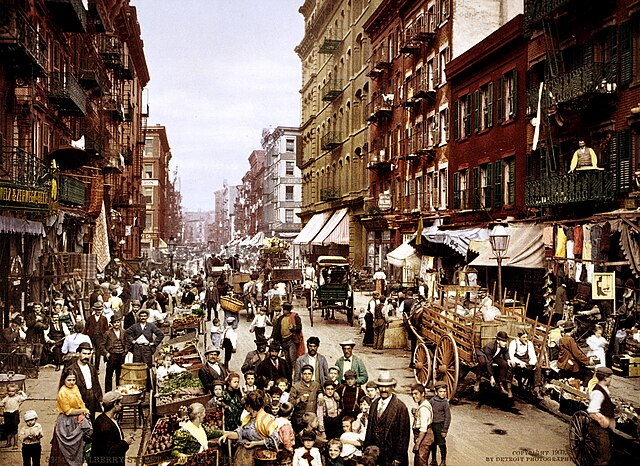
#> input picture moia/vision/data/image.jpg, 640 x 466 px
$ jupyter execute --allow-errors identificacion_de_objetos.ipynb   (shell and % lines are left out)
#> lines starting #> are read from the running program, lines starting #| are printed output that depends on the picture
<table align="left">
  <td>
    <a href="https://colab.research.google.com/drive/1d8lmQCL40i0rGj_qMFjj5dUXdQYR_ixe" target="_parent"></a>
  </td>
</table>

---

# **Licencia**

**Autor**: Juan Francisco Puentes Calvo

**Licencia**: GPL v3 (https://www.gnu.org/licenses/gpl-3.0.html)

# **Reconocimientos**

* Ninguno, por ahora.

---

## Identificación de objetos (GPU)

[cell 1]
import sys
try:
    import google.colab
    IN_COLAB = True
except:
    IN_COLAB = False

#> (the rest of this cell did not finish here and is left out)

[cell 2]
# prompt: dada una imagen referenciada mediabte una url, descargala, muestrala y, empleando yolo v8, muestra las identificaciones que ha hecho (localización, id y core) para finalmente mostrar la imagen con las identificaciones rotuladas.

import PIL
from IPython.display import Image, display
from ultralytics import YOLO
'''
# URL de la imagen
image_url = "https://upload.wikimedia.org/wikipedia/commons/thumb/8/8e/NYC_Mulberry_Street_3g04637u.jpg/640px-NYC_Mulberry_Street_3g04637u.jpg"
#image_url = "https://raw.github.com/FranPuentes/iTI2025/main/data/traffic.jpg"

# Descargar la imagen
'''
# Mostrar la imagen descargada
# image = Image(filename='data/image.jpg')
# display(image)

# Cargar el modelo YOLOv8
#> (the rest of this cell did not finish here and is left out)

[cell 3]
# prompt: En la imagen anterior (en el fichero image.jpg), hacer un zoom en la mitad inferior y volver a hacer la predicción,
# mostrando los resultados y la imagen con las identificaciones.

# Recortar la imagen (mitad inferior)
image = PIL.Image.open('data/image.jpg')
#> image is the input picture: PIL image 640x466 RGB; mean R, G, B 113.6, 92.2, 78.9
width, height = image.size
#> width = 640; height = 466
cropped_image = image.crop((0, height // 2, width, height))
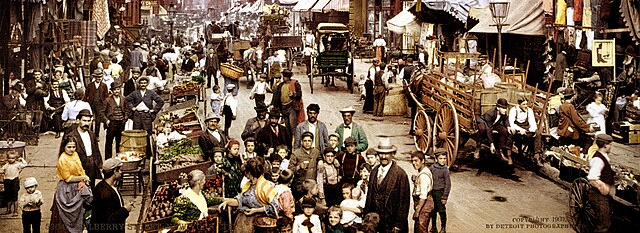
#> cropped_image: PIL image 640x233 RGB; mean R, G, B 113.6, 92.3, 74.2
# cropped_image.save('data/cropped_image.jpg')

# Mostrar la imagen recortada
# display(cropped_image)

# Realizar la detección de objetos en la imagen recortada
#> (the rest of this cell did not finish here and is left out)


$ run again, with moia/vision/data/traffic.jpg copied over moia/vision/data/image.jpg
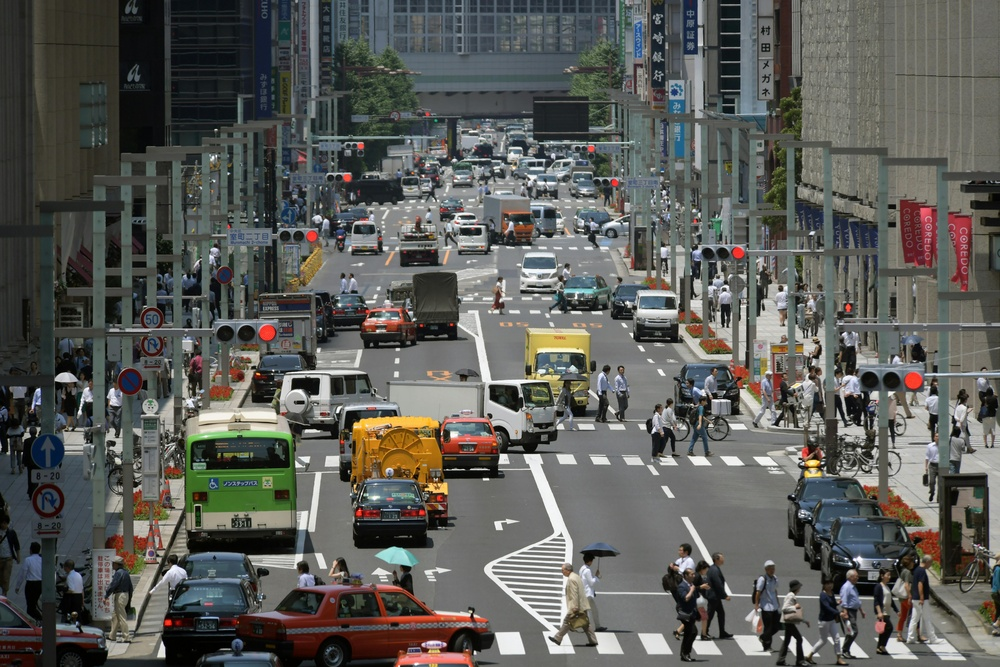
#> input picture moia/vision/data/traffic.jpg, 1000 x 667 px, shrunk from 5568 x 3712 before the run
#> image is the input picture: PIL image 1000x667 RGB; mean R, G, B 91.3, 92, 87.8
#> `cropped_image = image.crop((0, height // 2, width, height))`:
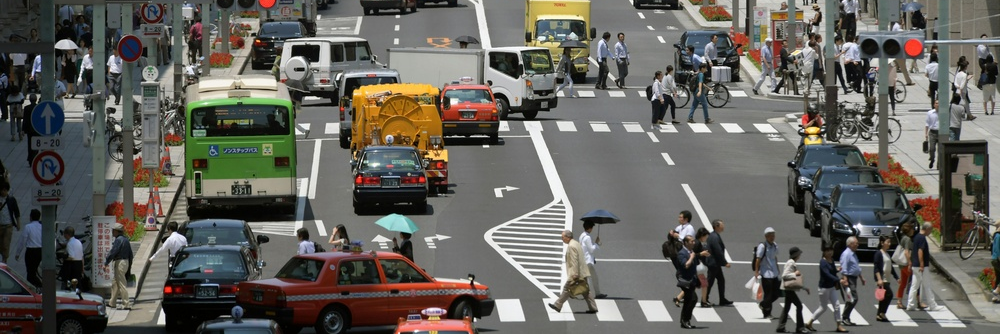
#> cropped_image: PIL image 1000x334 RGB; mean R, G, B 100.4, 98.7, 92.8

$ run again, with moia/vision/data/asian.jpg copied over moia/vision/data/image.jpg
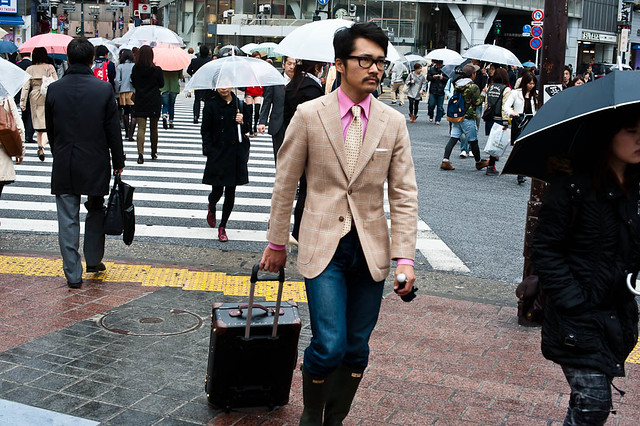
#> input picture moia/vision/data/asian.jpg, 640 x 426 px
#> image is the input picture: PIL image 640x426 RGB; mean R, G, B 103.3, 100.9, 100.6
#> `cropped_image = image.crop((0, height // 2, width, height))`:
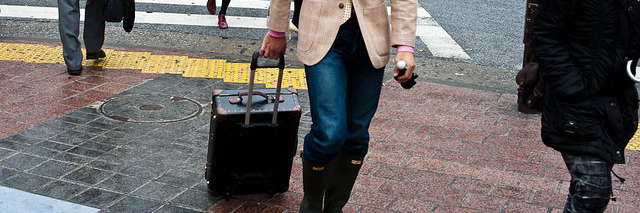
#> cropped_image: PIL image 640x213 RGB; mean R, G, B 103, 98.8, 96.7

$ run again, with moia/vision/data/gato.jpg copied over moia/vision/data/image.jpg
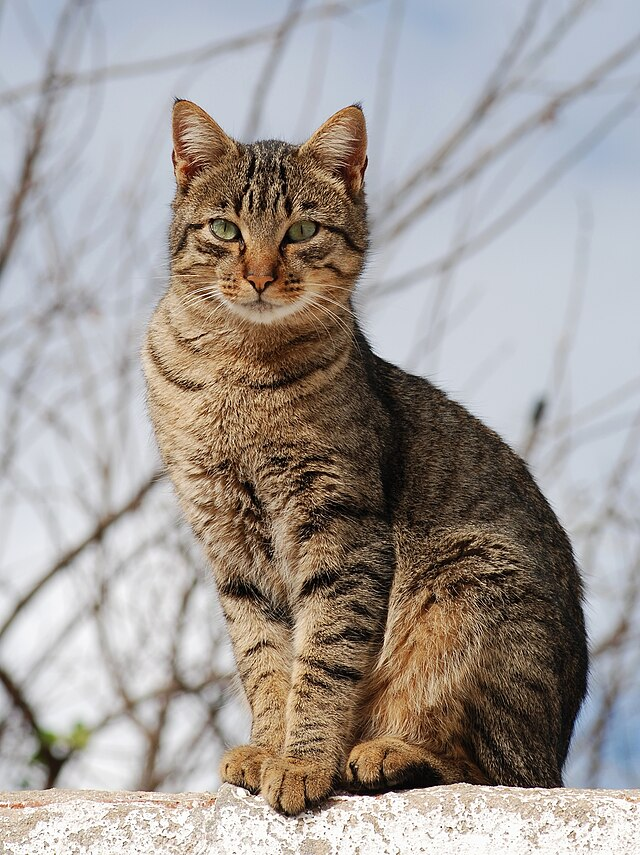
#> input picture moia/vision/data/gato.jpg, 640 x 855 px
#> image is the input picture: PIL image 640x855 RGB; mean R, G, B 161.7, 154.8, 150.4
#> `cropped_image = image.crop((0, height // 2, width, height))`:
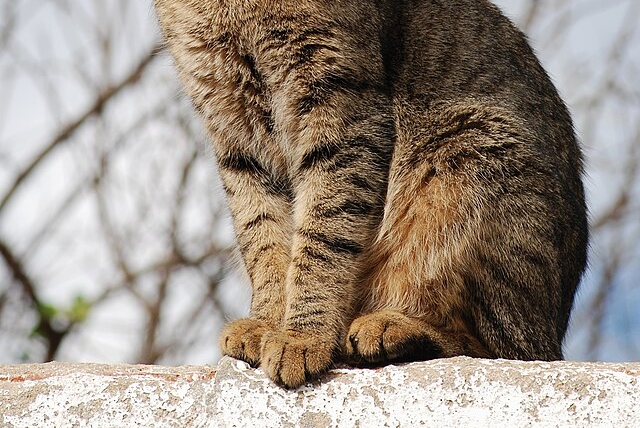
#> cropped_image: PIL image 640x428 RGB; mean R, G, B 153.9, 142.4, 131.7
